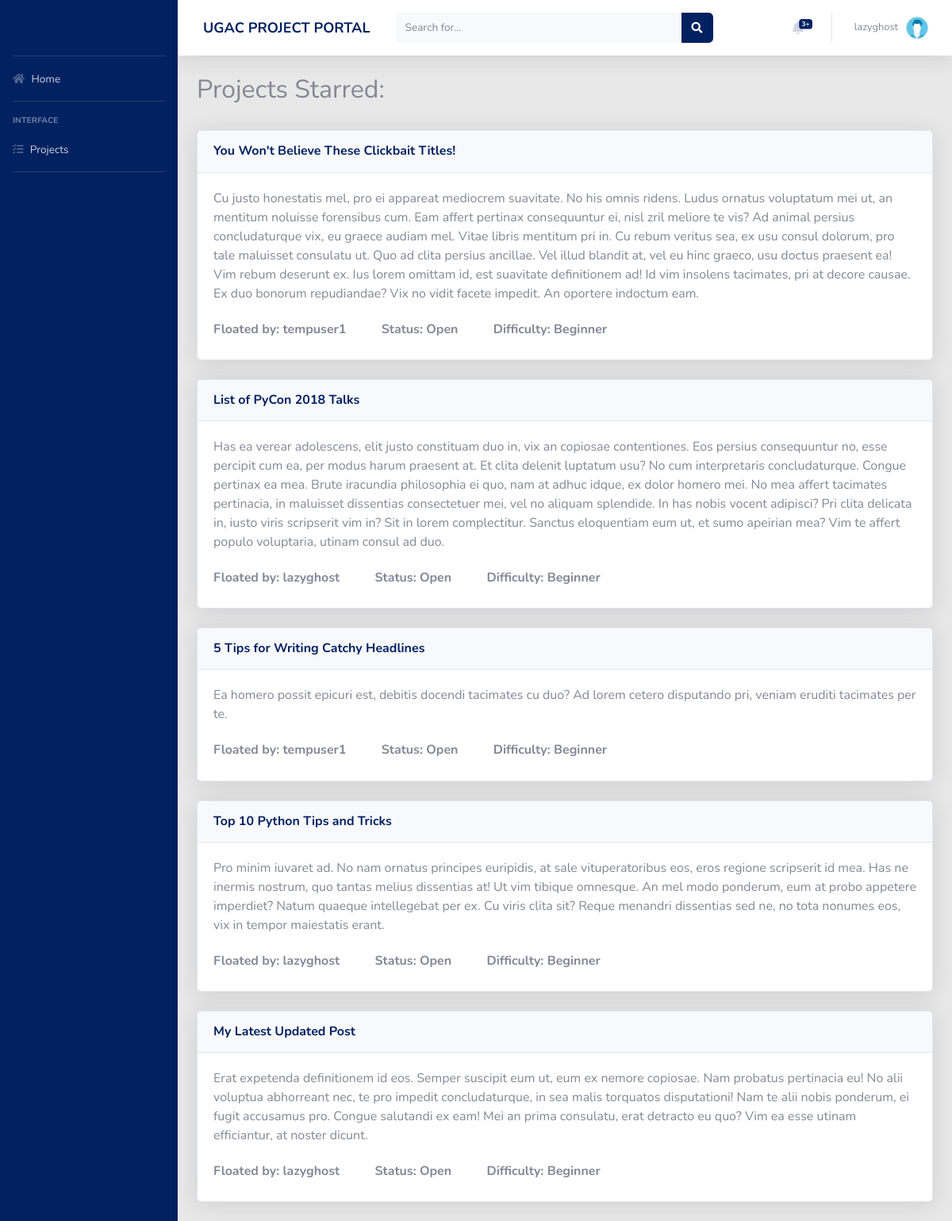
The app's page /profile/projects/starred (signed in) with its own data.
### users/models.py (models this page shows, shortened)
class Profile(models.Model):
    user = models.OneToOneField(User, on_delete=models.CASCADE)
    image = models.ImageField(default = 'default.jpg', upload_to='profile_pics', blank=True)
    rollno = models.CharField(max_length=10)
    year = models.CharField(max_length=30, choices = YEAR_CHOICES)
    branch = models.CharField(max_length=30, choices = BRANCH_CHOICES)
    techskills = models.TextField()
    starred_projects = models.ManyToManyField(Project, related_name='starred_projects', blank = True)
    cv = models.FileField(blank = True, upload_to='resumes')

### home/models.py (models this page shows, shortened)
class Project(models.Model):
    Title = models.CharField(max_length=30)
    Description = models.TextField()
    FloatedBy = models.ForeignKey(User, on_delete=models.CASCADE)
    Mentors = models.ManyToManyField(User, related_name='Mentors', blank = True)
    Status = models.CharField(max_length=10, choices=STATUS_CHOICES, default='Open')
    OpenedFor = models.CharField(max_length=300)
    Difficulty = models.CharField(max_length=15, choices=DIFFICULTY_CHOICES, default='Beginner')
    PreRequisite = models.TextField()
    Duration = models.CharField(max_length=30)
    DatePosted = models.DateTimeField(default = timezone.now)
    SelectionCriteria = models.TextField()
    MailNotification = models.CharField(max_length=5, choices=NOTIFICATION_CHOICES,default='On')
    ApplyRequest = models.ManyToManyField(User, related_name='ApplyRequest', blank = True)
    AlreadyApplied = models.ManyToManyField(User, related_name='AlreadyApplied', blank = True)

### users/views.py (the view)
# urls.py: path('projects/starred', views.projects_starred, name = 'projects-starred'),
def projects_starred(request):
    projects_starred = request.user.profile.starred_projects.all()
    context = {
        'title': 'Projects Starred',
        'projects' : projects_starred,
    }
    return render(request, 'users/profile_starred.html', context)
    pass

### users/templates/users/profile_starred.html (shortened to what this page needs)
{% extends 'users/profile.html' %}
{% block profile %}
<div>
	<div class="project_cards">
		<h2>Projects Starred:</h2>
		<br>
		{% for project in projects %}
		<div class="card shadow mb-4">
			<div class="card-header py-3">
				<h6 class="m-0 font-weight-bold text-primary">
					<a href="{% url 'project' project.id %}"> {{ project.Title }} </a>
				</h6>
			</div>
			<div class="card-body">
				{{project.Description}}
				<br><br>
				<h6>
						<strong class="project_info" style="padding-right:40px;">
							Floated by: {{project.FloatedBy}}
						</strong>
						<strong class="project_info" style="padding-right:40px;">
							Status: {{project.Status}}
						</strong>
						<strong class="project_info" style="padding-right:40px;">
							Difficulty: {{project.Difficulty}}
						</strong>
				</h6>
			</div>
		</div>
		{% endfor %}
	</div>
</div>
{% endblock profile %}

### users/templates/users/profile.html (shortened to what this page needs)
{% extends 'home/base.html' %}
{% block content %}
{% block profile %}{% endblock profile %}
{% endblock content %}

### home/templates/home/base.html (shortened to what this page needs)
{% load static %}
<!DOCTYPE html>
<html lang="en">
	<head>
		<link rel="stylesheet" type="text/css" href="{% static 'home/style.css' %}">
		<link rel="stylesheet" href="https://pro.fontawesome.com/releases/v5.10.0/css/all.css"/>
	</head>
	<body>
    <body id="page-top">
        <div id="wrapper">
            <ul class="navbar-nav bg-gradient-primary sidebar sidebar-dark accordion" id="accordionSidebar">
                <a class="sidebar-brand d-flex align-items-center justify-content-center" href="/">
                </a>
                <hr class="sidebar-divider my-0">
                <li class="nav-item">
                    <a class="nav-link"  href="{% url 'home' %}"">
                        <i class="fas fa-home"></i>
                        <span>Home</span></a>
                </li>
                <hr class="sidebar-divider">
                <div class="sidebar-heading">
                    Interface
                </div>
                <li class="nav-item">
                    <a class="nav-link collapsed" href="#" data-toggle="collapse" data-target="#collapseTwo"
                        aria-expanded="true" aria-controls="collapseTwo">
                        <i class="fas fa-tasks"></i>
                        <span>Projects</span>
                    </a>
                </li>
                <hr class="sidebar-divider">
            </ul>
            <div id="content-wrapper" class="d-flex flex-column">
                <div id="content" style="background-color: #E8E8E8;">
                    <nav class="navbar navbar-expand navbar-light bg-white topbar mb-4 static-top shadow">
                    <div class="sidebar-brand-text mx-3" style="color: #022160; font-size: large; font-weight: bold">  UGAC PROJECT PORTAL     </div>
                        <form
                            class="d-none d-sm-inline-block form-inline mr-auto ml-md-3 my-2 my-md-0 mw-100 navbar-search">
                            <div class="input-group">
                                <input type="text" class="form-control bg-light border-0 small" placeholder="Search for..."
                                    aria-label="Search" aria-describedby="basic-addon2" >
                                <div class="input-group-append">
                                    <button class="btn btn-primary" type="button">
                                        <i class="fas fa-search fa-sm"></i>
                                    </button>
                                </div>
                            </div>
                        </form>
                        <ul class="navbar-nav ml-auto">
                            <li class="nav-item dropdown no-arrow mx-1">
                                <a class="nav-link dropdown-toggle" href="#" id="alertsDropdown" role="button"
                                    data-toggle="dropdown" aria-haspopup="true" aria-expanded="false">
                                    <i class="fas fa-bell fa-fw"></i>
                                    <span class="badge badge-danger badge-counter">3+</span>
                                </a>
                            </li>
                            <li class="nav-item dropdown no-arrow">
                                <a class="nav-link dropdown-toggle" href="#" id="userDropdown" role="button"
                                    data-toggle="dropdown" aria-haspopup="true" aria-expanded="false">
                                    <span class="mr-2 d-none d-lg-inline text-gray-600 small">{{user.username}}</span>
                                    <img class="img-profile rounded-circle"
                                        src="{{user.profile.image.url}}">
                                </a>
                            </li>
                        </ul>
                    </nav>
                    <div class="container-fluid">
		{% block content %}{% endblock content %}
	</div>
</div>
</div>
</div>
	</body>
</html>

### records on screen
Project: Title "You Won't Believe These Clickbait Titles!", Description "Cu justo honestatis mel, pro ei appareat mediocrem suavitate. No his omnis ridens. Ludus ornatus voluptatum mei ut, an mentitum noluisse forensibus cum. Eam affert pertinax consequuntur ei, nisl zril meliore te vis? Ad animal persius concludaturque vix, eu graece audiam mel. Vitae libris mentitum pri in. Cu rebum veritus sea, ex usu consul dolorum, pro tale maluisset consulatu ut. Quo ad clita persius ancillae. Vel illud blandit at, vel eu hinc graeco, usu doctus praesent ea! Vim rebum deserunt ex. Ius lorem omittam id, est suavitate definitionem ad! Id vim insolens tacimates, pri at decore causae. Ex duo bonorum repudiandae? Vix no vidit facete impedit. An oportere indoctum eam.", FloatedBy "tempuser1", Status "Open", Difficulty "Beginner"
Project: Title "List of PyCon 2018 Talks", Description "Has ea verear adolescens, elit justo constituam duo in, vix an copiosae contentiones. Eos persius consequuntur no, esse percipit cum ea, per modus harum praesent at. Et clita delenit luptatum usu? No cum interpretaris concludaturque. Congue pertinax ea mea. Brute iracundia philosophia ei quo, nam at adhuc idque, ex dolor homero mei. No mea affert tacimates pertinacia, in maluisset dissentias consectetuer mei, vel no aliquam splendide. In has nobis vocent adipisci? Pri clita delicata in, iusto viris scripserit vim in? Sit in lorem complectitur. Sanctus eloquentiam eum ut, et sumo apeirian mea? Vim te affert populo voluptaria, utinam consul ad duo.", FloatedBy "lazyghost", Status "Open", Difficulty "Beginner"
Project: Title "5 Tips for Writing Catchy Headlines", Description "Ea homero possit epicuri est, debitis docendi tacimates cu duo? Ad lorem cetero disputando pri, veniam eruditi tacimates per te.", FloatedBy "tempuser1", Status "Open", Difficulty "Beginner"
Project: Title "Top 10 Python Tips and Tricks", Description "Pro minim iuvaret ad. No nam ornatus principes euripidis, at sale vituperatoribus eos, eros regione scripserit id mea. Has ne inermis nostrum, quo tantas melius dissentias at! Ut vim tibique omnesque. An mel modo ponderum, eum at probo appetere imperdiet? Natum quaeque intellegebat per ex. Cu viris clita sit? Reque menandri dissentias sed ne, no tota nonumes eos, vix in tempor maiestatis erant.", FloatedBy "lazyghost", Status "Open", Difficulty "Beginner"
Project: Title "My Latest Updated Post", Description "Erat expetenda definitionem id eos. Semper suscipit eum ut, eum ex nemore copiosae. Nam probatus pertinacia eu! No alii voluptua abhorreant nec, te pro impedit concludaturque, in sea malis torquatos disputationi! Nam te alii nobis ponderum, ei fugit accusamus pro. Congue salutandi ex eam! Mei an prima consulatu, erat detracto eu quo? Vim ea esse utinam efficiantur, at noster dicunt.", FloatedBy "lazyghost", Status "Open", Difficulty "Beginner"

### other values on screen
{{ user.username }} "lazyghost"
